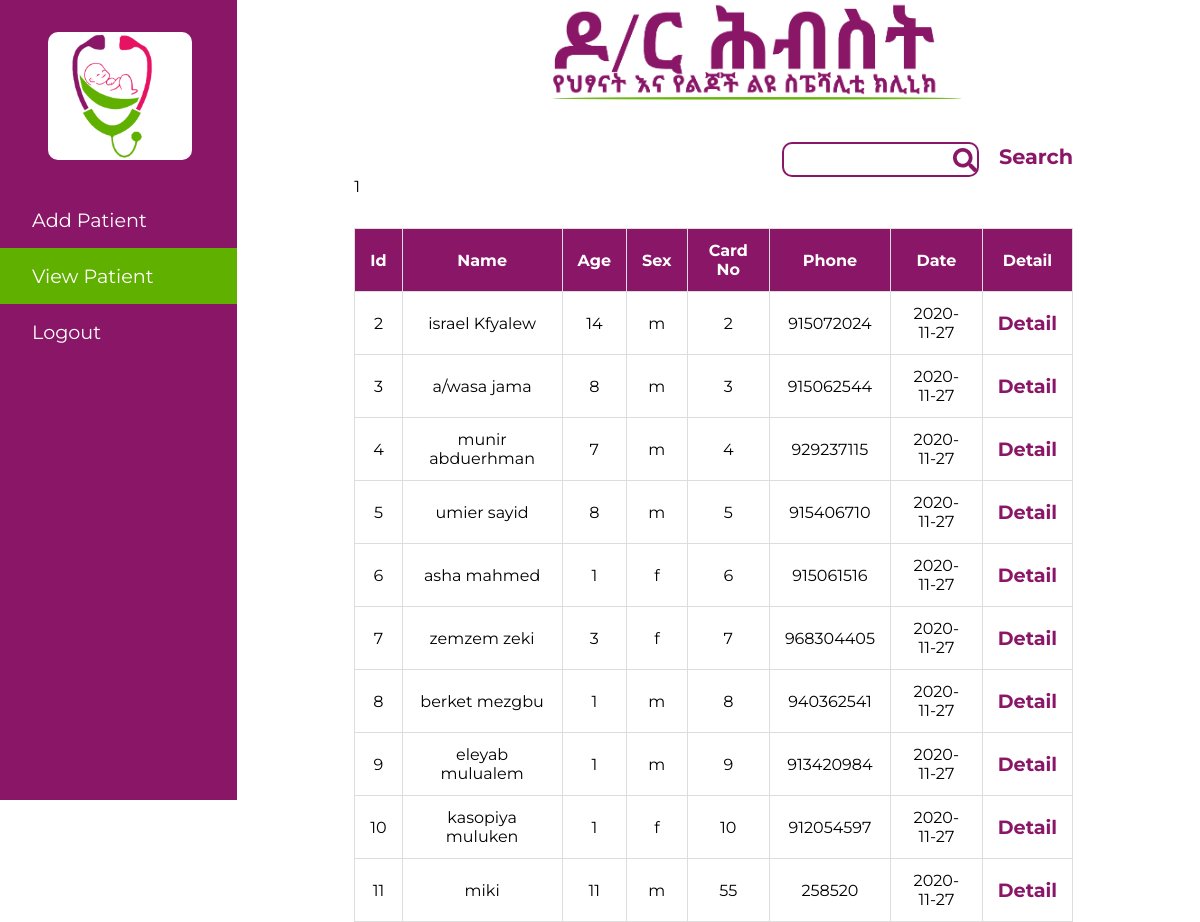
The app's page /view_patient.php (signed in) with its own data.
### tables this page shows
CREATE TABLE `patient` (
  `idP` bigint(20) NOT NULL,
  `fnameP` varchar(30) NOT NULL,
  `lnameP` varchar(30) NOT NULL,
  `ageP` int(2) NOT NULL,
  `sex` varchar(1) NOT NULL,
  `telP` int(13) NOT NULL,
  `card_no` int(100) NOT NULL,
  `date_reg` date NOT NULL,
  `card fee` int(30) NOT NULL,
  `labP` int(20) NOT NULL,
  `admission` int(20) NOT NULL
);

### view_patient.php (the view, shortened to what this page needs)
<!DOCTYPE html>
<html lang="en">
<head>
    <link rel="stylesheet" href="css/viewPatient.css">
</head>
<body>
    <div class="aside">
        <div class="logo">
            <img src="./img/logo.png" alt="logo">
        </div>
        <ul>
            <li><a href="reception.php">Add Patient</a></li>
            <li class="active"><a href="view_patient.php">View Patient</a></li>
            <li><a href="includes/logout.php">Logout</a></li>
        </ul>
    </div>
    <div class="content">
        <div class="logo">
            <img src="./img/logo2.png" alt="logo">
        </div>
        <form action="includes/search.php" method="post">
        <div class="formElement">
            <input type="search" name="search" id="search">
            <label for="search">Search</label>
        </div>
    </form>
<?php
  require("includes/config.php");
  $sql = "SELECT * FROM patient ORDER BY idP ";
 $result = $con->query($sql);
    echo " <table class='table'>
            <thead>
                <th>Id</th>
                <th>Name</th>
                <th>Age</th>
                <th>Sex</th>
                <th>Card No</th>
                <th>Phone</th>
                <th>Date</th>
                <th>Detail</th>
            </thead>";
        if ($result->num_rows >0) {
            $ro = $result->fetch_assoc();
        $id = $ro["idP"];
     while($row = $result->fetch_assoc()) {
        echo "<tbody>
                <tr>
                <td data-label='name'>" . $row["idP"]. "</td>
                <td data-label='name'>" . $row["fnameP"]. "</td>
                <td data-label='age'> " . $row["ageP"]. " </td>
             <td data-label='sex'> " . $row["sex"]. " </td>
              <td data-label='mark'> " . $row["card_no"]. " </td>
              <td data-label='status'> " . $row["telP"]. " </td>
              <td data-label='status'>".$row["date_reg"]."</td>
              <td><a href='includes/detail.php?id=".$id." '>Detail</a></td>
              </tr>";
    }
}
      echo "</table>";
?>
    </div>
</body>
</html>

### css/viewPatient.css (style rules this page uses)
a { text-decoration: none; font-family: "Montserrat"; }
ul { list-style: none; }
* { margin: 0; padding: 0; -webkit-box-sizing: border-box; box-sizing: border-box; }
body { font-family: "montserrat", 'Segoe UI', Tahoma, Geneva, Verdana, sans-serif; }
.active { background-color: #60B000; }
.content .logo img { width: 50%; margin-left: 12rem; }
.table { width: 85%; border-collapse: collapse; margin-top: 2rem; }
.table thead { border-radius: 10px; }
.table td, .table th { padding: 12px 15px; border: 1px solid #ddd; text-align: center; font-size: 16px; }
.table th { background-color: #8A1668; color: #fff; }
.table tbody tr a { color: #8A1668; font-weight: bold; font-size: 1.2rem; display: inline-block; -webkit-transition: all .5s ease-in-out; transition: all .5s ease-in-out; }
body { display: -ms-grid; display: grid; -ms-grid-columns: 2fr 5fr; grid-template-columns: 2fr 5fr; grid-gap: 1rem; }
body .aside { width: 70%; background-color: #8A1668; height: 100vh; }
body .aside li { padding: 1rem; }
body .aside li a { color: #fff; margin-left: 1rem; font-size: 1.2rem; }
body .aside .logo { background-color: #fff; border-radius: 10px; width: 9rem; height: 8rem; margin: 2rem 3rem; }
body .aside .logo img { width: 8rem; display: -webkit-box; display: -ms-flexbox; display: flex; -webkit-box-align: center; -ms-flex-align: center; align-items: center; }
.content .formElement { text-align: end; margin-top: 2rem; margin-right: 15%; position: relative; }
.content .formElement input { border: 2px solid #8A1668; border-radius: 10px; padding: .5rem; background: url("../img/search-solid.svg") no-repeat right; background-size: 1.5rem; }
.content .formElement label { color: #8A1668; font-weight: bold; font-size: 1.3rem; margin-left: 1rem; }

### records on screen
patient: idP "2", fnameP "israel Kfyalew", ageP "14", sex "m", card_no "2", telP "915072024", date_reg "2020-11-27"
patient: idP "3", fnameP "a/wasa jama", ageP "8", sex "m", card_no "3", telP "915062544", date_reg "2020-11-27"
patient: idP "4", fnameP "munir abduerhman", ageP "7", sex "m", card_no "4", telP "929237115", date_reg "2020-11-27"
patient: idP "5", fnameP "umier sayid", ageP "8", sex "m", card_no "5", telP "915406710", date_reg "2020-11-27"
patient: idP "6", fnameP "asha mahmed", ageP "1", sex "f", card_no "6", telP "915061516", date_reg "2020-11-27"
patient: idP "7", fnameP "zemzem zeki", ageP "3", sex "f", card_no "7", telP "968304405", date_reg "2020-11-27"
patient: idP "8", fnameP "berket mezgbu", ageP "1", sex "m", card_no "8", telP "940362541", date_reg "2020-11-27"
patient: idP "9", fnameP "eleyab mulualem", ageP "1", sex "m", card_no "9", telP "913420984", date_reg "2020-11-27"
patient: idP "10", fnameP "kasopiya muluken", ageP "1", sex "f", card_no "10", telP "912054597", date_reg "2020-11-27"
patient: idP "11", fnameP "miki", ageP "11", sex "m", card_no "55", telP "258520", date_reg "2020-11-27"
